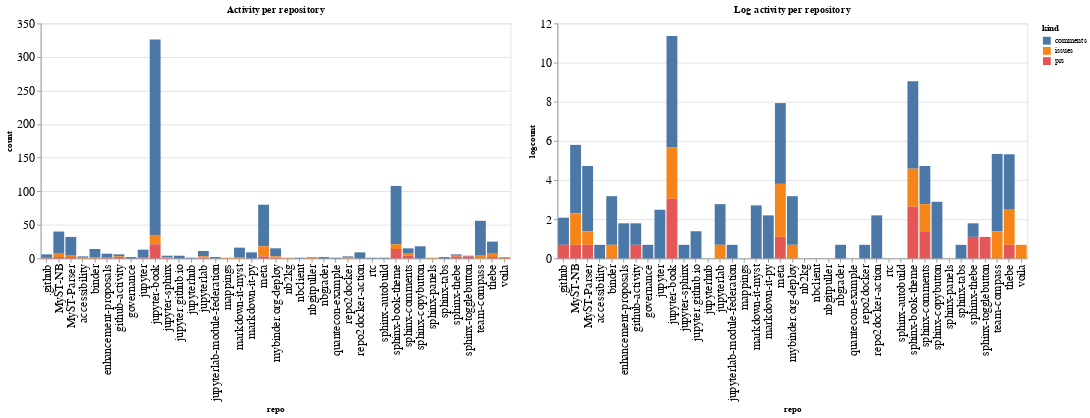

Here is the notebook cell this chart was saved with:
### Code cell
ch1 = alt.Chart(repo_summaries, width=600, title="Activity per repository").mark_bar().encode(
    x='repo',
    y='count',
    color='kind',
    tooltip="kind"
)

ch2 = alt.Chart(repo_summaries, width=600, title="Log activity per repository").mark_bar().encode(
    x='repo',
    y='logcount',
    color='kind',
    tooltip="kind"
)

ch1 | ch2

### Figure 1 — Vega-Lite specification as saved in the notebook (floating-point values rounded to 4 significant figures)
{"config": {"axisLeft": {"labelFontSize": 15}, "axisBottom": {"labelFontSize": 15}}, "hconcat": [{"mark": "bar", "encoding": {"color": {"type": "nominal", "field": "kind"}, "tooltip": {"type": "nominal", "field": "kind"}, "x": {"type": "nominal", "field": "repo"}, "y": {"type": "quantitative", "field": "count"}}, "title": "Activity per repository", "width": 600}, {"mark": "bar", "encoding": {"color": {"type": "nominal", "field": "kind"}, "tooltip": {"type": "nominal", "field": "kind"}, "x": {"type": "nominal", "field": "repo"}, "y": {"type": "quantitative", "field": "logcount"}}, "title": "Log activity per repository", "width": 600}], "data": {"name": "data-16dd39c87f48fcf634c49ed45497c332"}, "$schema": "https://vega.github.io/schema/vega-lite/v4.8.1.json", "datasets": {"data-16dd39c87f48fcf634c49ed45497c332": [{"repo": ".github", "kind": "comments", "count": 4, "logcount": 1.386}, {"repo": ".github", "kind": "prs", "count": 2, "logcount": 0.6931}, {"repo": "MyST-NB", "kind": "comments", "count": 33, "logcount": 3.497}, {"repo": "MyST-NB", "kind": "issues", "count": 5, "logcount": 1.609}, {"repo": "MyST-NB", "kind": "prs", "count": 2, "logcount": 0.6931}, {"repo": "MyST-Parser", "kind": "comments", "count": 28, "logcount": 3.332}, {"repo": "MyST-Parser", "kind": "issues", "count": 2, "logcount": 0.6931}, {"repo": "MyST-Parser", "kind": "prs", "count": 2, "logcount": 0.6931}, {"repo": "accessibility", "kind": "comments", "count": 2, "logcount": 0.6931}, {"repo": "accessibility", "kind": "issues", "count": 1, "logcount": 0.0}, {"repo": "binder", "kind": "comments", "count": 12, "logcount": 2.485}, {"repo": "binder", "kind": "issues", "count": 2, "logcount": 0.6931}, {"repo": "enhancement-proposals", "kind": "comments", "count": 6, "logcount": 1.792}, {"repo": "enhancement-proposals", "kind": "prs", "count": 1, "logcount": 0.0}, {"repo": "github-activity", "kind": "comments", "count": 3, "logcount": 1.099}, {"repo": "github-activity", "kind": "issues", "count": 1, "logcount": 0.0}, {"repo": "github-activity", "kind": "prs", "count": 2, "logcount": 0.6931}, {"repo": "governance", "kind": "comments", "count": 2, "logcount": 0.6931}, {"repo": "jupyter", "kind": "comments", "count": 12, "logcount": 2.485}, {"repo": "jupyter", "kind": "prs", "count": 1, "logcount": 0.0}, {"repo": "jupyter-book", "kind": "comments", "count": 291, "logcount": 5.673}, {"repo": "jupyter-book", "kind": "issues", "count": 14, "logcount": 2.639}, {"repo": "jupyter-book", "kind": "prs", "count": 21, "logcount": 3.045}, {"repo": "jupyter-sphinx", "kind": "comments", "count": 2, "logcount": 0.6931}, {"repo": "jupyter-sphinx", "kind": "issues", "count": 1, "logcount": 0.0}, {"repo": "jupyter-sphinx", "kind": "prs", "count": 1, "logcount": 0.0}, {"repo": "jupyter.github.io", "kind": "comments", "count": 4, "logcount": 1.386}, {"repo": "jupyterhub", "kind": "comments", "count": 1, "logcount": 0.0}, {"repo": "jupyterlab", "kind": "comments", "count": 8, "logcount": 2.079}, {"repo": "jupyterlab", "kind": "issues", "count": 2, "logcount": 0.6931}, {"repo": "jupyterlab", "kind": "prs", "count": 1, "logcount": 0.0}, {"repo": "jupyterlab-module-federation", "kind": "comments", "count": 2, "logcount": 0.6931}, {"repo": "mappings", "kind": "issues", "count": 1, "logcount": 0.0}, {"repo": "markdown-it-myst", "kind": "comments", "count": 15, "logcount": 2.708}, {"repo": "markdown-it-myst", "kind": "issues", "count": 1, "logcount": 0.0}, {"repo": "markdown-it-py", "kind": "comments", "count": 9, "logcount": 2.197}, {"repo": "meta", "kind": "comments", "count": 62, "logcount": 4.127}, {"repo": "meta", "kind": "issues", "count": 15, "logcount": 2.708}, {"repo": "meta", "kind": "prs", "count": 3, "logcount": 1.099}, {"repo": "mybinder.org-deploy", "kind": "comments", "count": 12, "logcount": 2.485}, {"repo": "mybinder.org-deploy", "kind": "issues", "count": 2, "logcount": 0.6931}, {"repo": "mybinder.org-deploy", "kind": "prs", "count": 1, "logcount": 0.0}, {"repo": "nb2kg", "kind": "issues", "count": 1, "logcount": 0.0}, {"repo": "nbclient", "kind": "comments", "count": 1, "logcount": 0.0}, {"repo": "nbgitpuller", "kind": "comments", "count": 1, "logcount": 0.0}, {"repo": "nbgitpuller", "kind": "issues", "count": 1, "logcount": 0.0}, {"repo": "nbgrader", "kind": "comments", "count": 2, "logcount": 0.6931}, {"repo": "quantecon-example", "kind": "comments", "count": 1, "logcount": 0.0}, {"repo": "repo2docker", "kind": "comments", "count": 2, "logcount": 0.6931}, {"repo": "repo2docker", "kind": "issues", "count": 1, "logcount": 0.0}, {"repo": "repo2docker-action", "kind": "comments", "count": 9, "logcount": 2.197}, {"repo": "rtc", "kind": "comments", "count": 1, "logcount": 0.0}, {"repo": "sphinx-autobuild", "kind": "comments", "count": 1, "logcount": 0.0}, {"repo": "sphinx-book-theme", "kind": "comments", "count": 87, "logcount": 4.466}, {"repo": "sphinx-book-theme", "kind": "issues", "count": 7, "logcount": 1.946}, {"repo": "sphinx-book-theme", "kind": "prs", "count": 14, "logcount": 2.639}, {"repo": "sphinx-comments", "kind": "comments", "count": 7, "logcount": 1.946}, {"repo": "sphinx-comments", "kind": "issues", "count": 4, "logcount": 1.386}, {"repo": "sphinx-comments", "kind": "prs", "count": 4, "logcount": 1.386}, {"repo": "sphinx-copybutton", "kind": "comments", "count": 18, "logcount": 2.89}, {"repo": "sphinx-panels", "kind": "issues", "count": 1, "logcount": 0.0}, {"repo": "sphinx-tabs", "kind": "comments", "count": 2, "logcount": 0.6931}, {"repo": "sphinx-thebe", "kind": "comments", "count": 2, "logcount": 0.6931}, {"repo": "sphinx-thebe", "kind": "issues", "count": 1, "logcount": 0.0}, {"repo": "sphinx-thebe", "kind": "prs", "count": 3, "logcount": 1.099}, {"repo": "sphinx-togglebutton", "kind": "comments", "count": 1, "logcount": 0.0}, {"repo": "sphinx-togglebutton", "kind": "prs", "count": 3, "logcount": 1.099}, {"repo": "team-compass", "kind": "comments", "count": 52, "logcount": 3.951}, {"repo": "team-compass", "kind": "issues", "count": 4, "logcount": 1.386}, {"repo": "thebe", "kind": "comments", "count": 17, "logcount": 2.833}, {"repo": "thebe", "kind": "issues", "count": 6, "logcount": 1.792}, {"repo": "thebe", "kind": "prs", "count": 2, "logcount": 0.6931}, {"repo": "voila", "kind": "issues", "count": 2, "logcount": 0.6931}]}}
